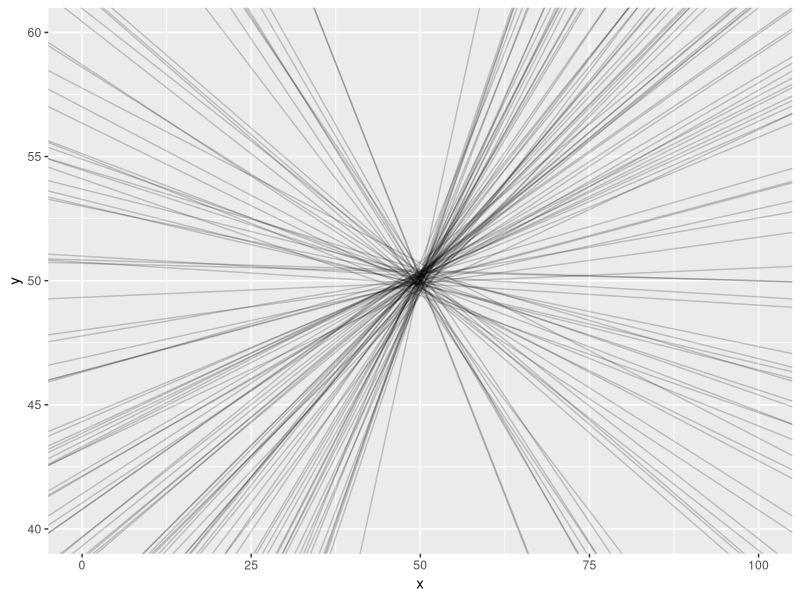
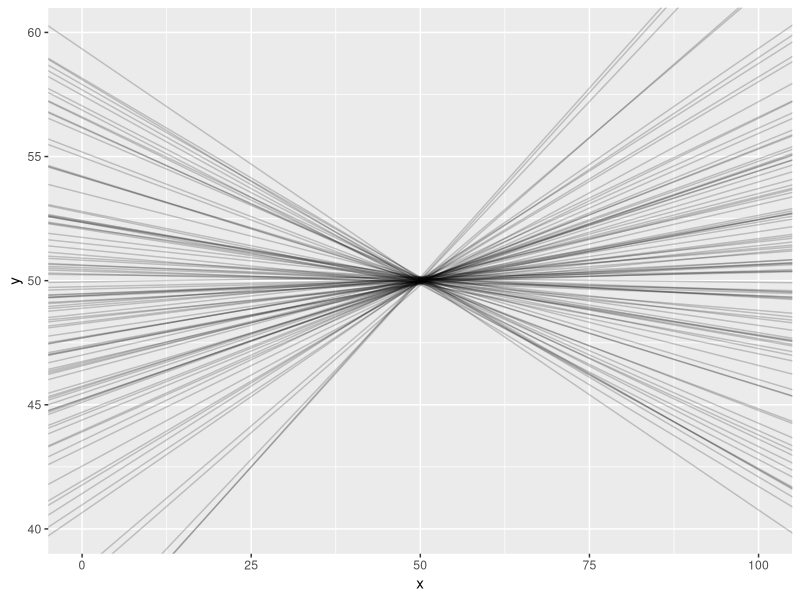
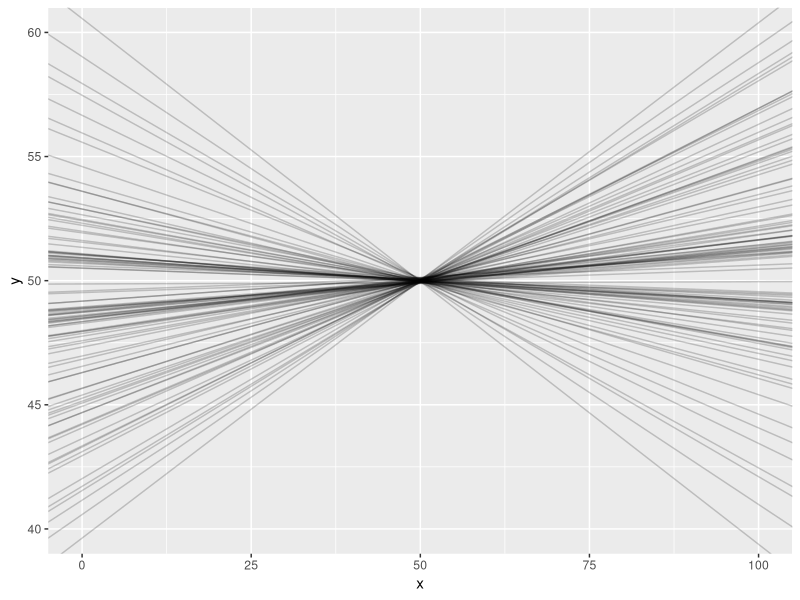
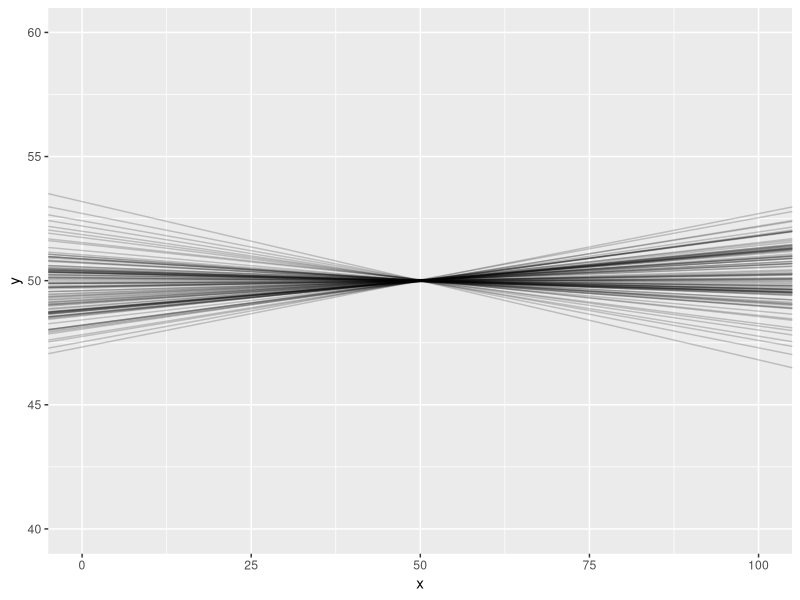
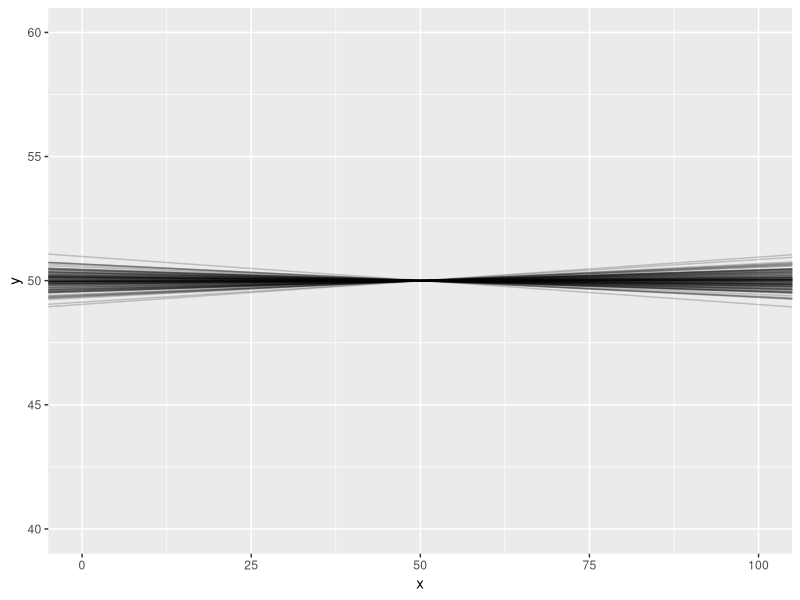
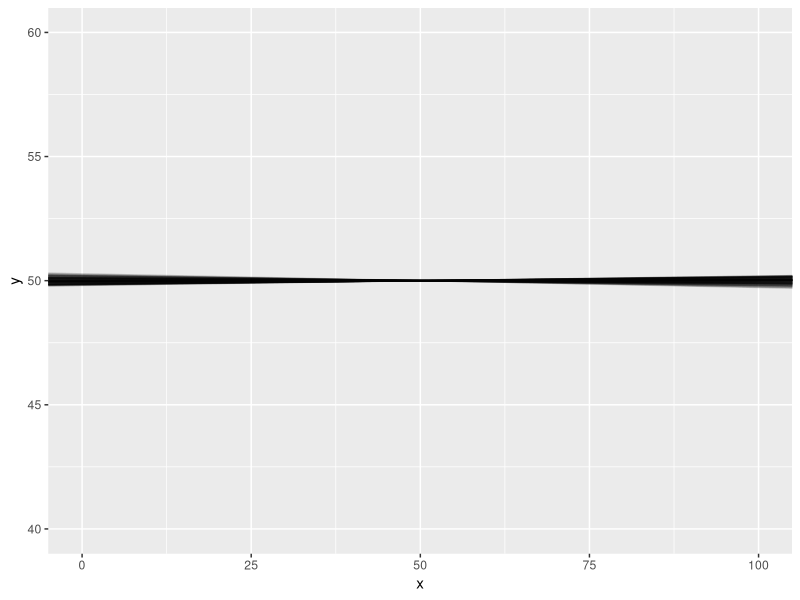
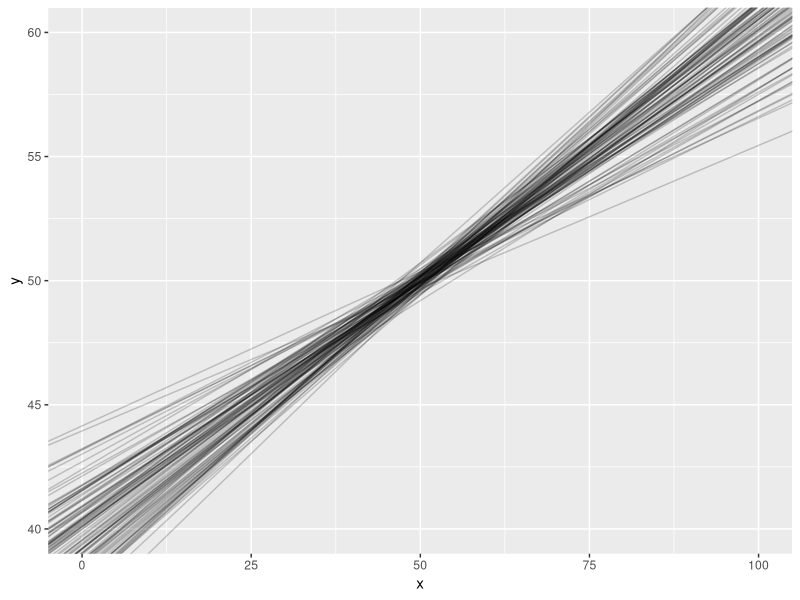
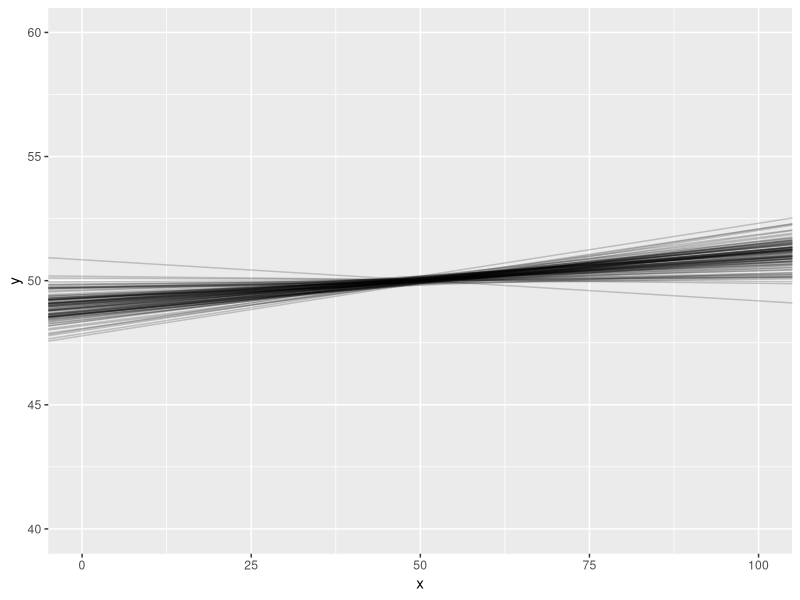

Write R code to recreate these figures, in order. (Note: a time limit stopped this script after it produced the figures.)
library(ggplot2)
library(patchwork)

make_data <- function(amount_of_data=10, narrow_or_wide='narrow') {
  if(narrow_or_wide == 'narrow') { 
    x_bases <- c(49, 50, 51) 
    } else if(narrow_or_wide == 'middle') { 
      x_bases <- c(40, 50, 60) 
      } else if(narrow_or_wide == 'wide') { 
        x_bases <- c(20, 50, 80)
      }
  
  x_noise <- rnorm(n=length(x_bases)*amount_of_data, mean=0, sd=0.1)
  x       <- rep(x_bases, each = amount_of_data) + x_noise
  y       <- rnorm(n=length(x_bases)*amount_of_data, mean = x_bases, sd = 1)
  
  data.frame(x,y)
  }

pull_coefficients <- function(data) { 
  model <- lm(y ~ x, data = data)
  coef(model)
}

show_regression_lines <- function(narrow_or_wide='narrow', number_of_iterations=100, amount_of_data=10) { 
  d <- make_data(amount_of_data=amount_of_data, narrow_or_wide=narrow_or_wide)
  coefs <- pull_coefficients(d)
  
  regression_plot <- ggplot(data=d) + 
    aes(x,y) + 
    # geom_point() + 
    geom_abline(intercept=coefs[1], slope=coefs[2], alpha=0.2) + 
    lims(x = c(0, 100), y = c(40, 60))
  
  for(i in 1:number_of_iterations) { 
    d <- make_data(amount_of_data=amount_of_data, narrow_or_wide=narrow_or_wide) 
    coefs <- pull_coefficients(d)
    regression_plot <- regression_plot + 
      geom_abline(intercept=coefs[1], slope=coefs[2], alpha=0.2)
  }
  print(regression_plot)
}

plot_5_n      <- show_regression_lines(amount_of_data=5)
plot_50_n     <- show_regression_lines(amount_of_data=50)
plot_100_n    <- show_regression_lines(amount_of_data=100)
plot_1000_n   <- show_regression_lines(amount_of_data=1000)
plot_10000_n  <- show_regression_lines(amount_of_data=10000)
plot_100000_n <- show_regression_lines(amount_of_data=100000)

plot_5_m      <- show_regression_lines(narrow_or_wide='middle', amount_of_data=5)
plot_50_m     <- show_regression_lines(narrow_or_wide='middle', amount_of_data=50)
plot_100_m    <- show_regression_lines(narrow_or_wide='middle', amount_of_data=100)
plot_1000_m   <- show_regression_lines(narrow_or_wide='middle', amount_of_data=1000)
plot_10000_m  <- show_regression_lines(narrow_or_wide='middle', amount_of_data=10000)
plot_100000_m <- show_regression_lines(narrow_or_wide='middle', amount_of_data=100000) 

plot_5_w      <- show_regression_lines(narrow_or_wide='wide', amount_of_data=5)

(plot_5_n + plot_50_n) / 
  (plot_100_n + plot_1000_n) / 
    (plot_10000_n + plot_100000_n)

(plot_5_m + plot_50_m) / 
  (plot_100_m + plot_1000_m) / 
    (plot_10000_m + plot_100000_m)

plot_5_n / plot_5_m / plot_5_w

make_data(narrow_or_wide = 'middle')

  
